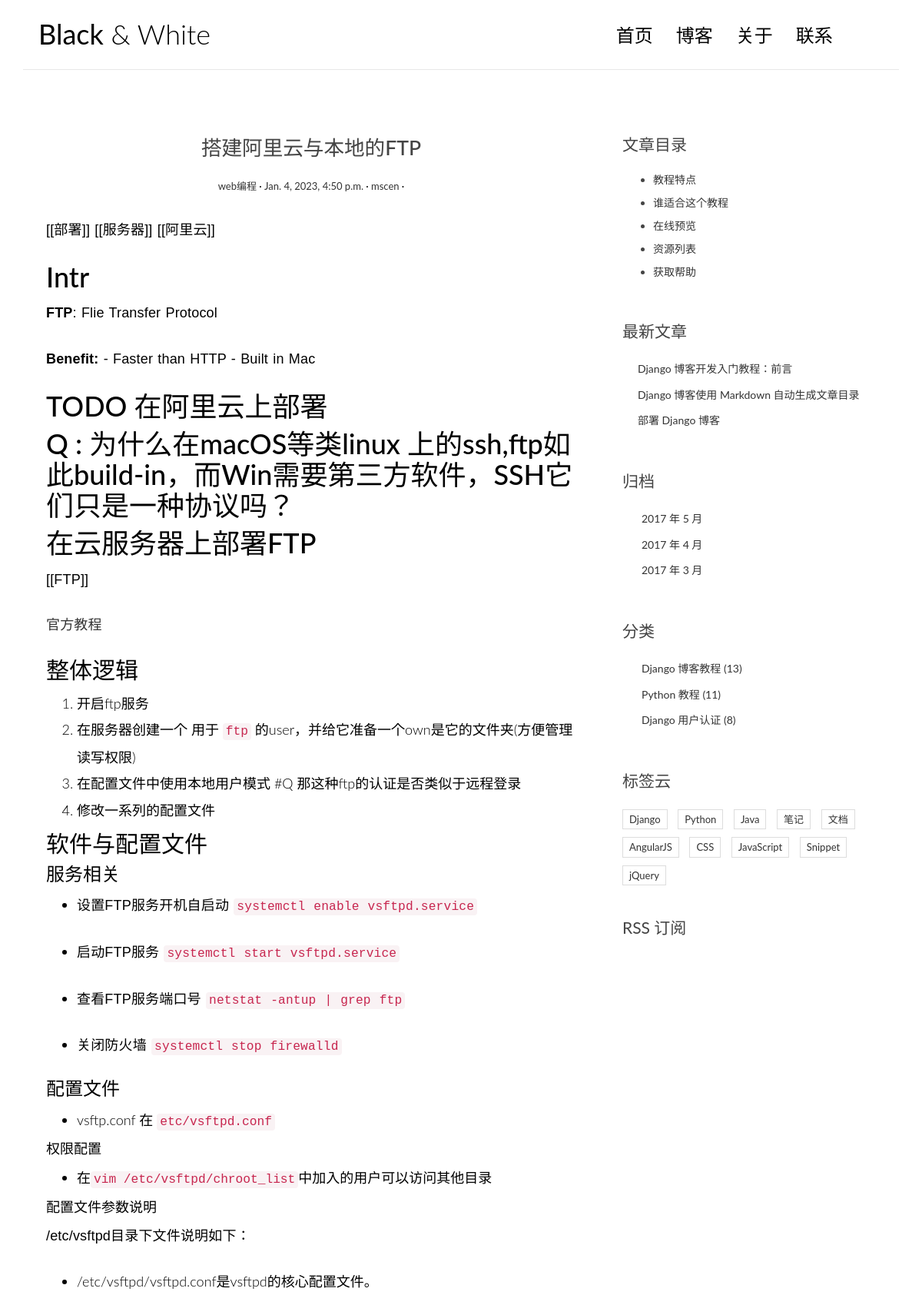
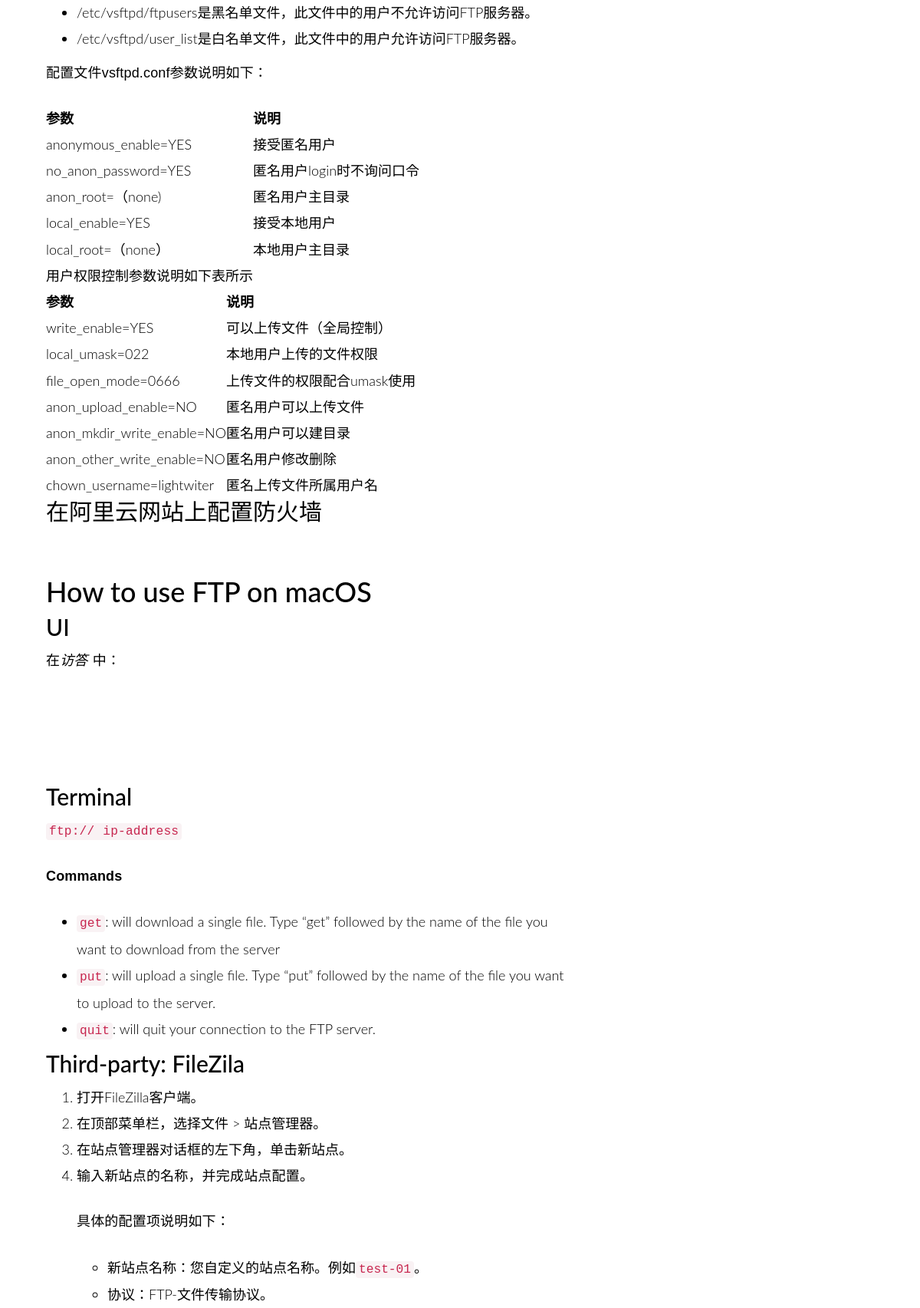
Page /post/9 (upper part) on the committed database (2 pictures, top to bottom).
### blog/models.py (models this page shows, shortened)
class Post(models.Model):
    title = models.CharField(max_length=50)
    body = models.TextField()
    created_time = models.DateTimeField(default=timezone.now)
    modified_time = models.DateTimeField()
    excerpt = models.CharField(verbose_name="摘要",max_length=200,blank=True)
    category = models.ForeignKey(Category, on_delete=models.CASCADE)
    author = models.ForeignKey(User, on_delete=models.CASCADE)
    tags = models.ForeignKey(Tag,blank=True,null=True,on_delete=models.CASCADE)

class Category(models.Model):
    name = models.CharField(max_length=20)
    def __str__(self):
        return self.name

### blog/views.py (the view)
# urls.py: path('post/<int:pk>', views.post, name='post'),
def post(request,pk):
    try:
        post = Post.objects.get(id=pk)
    except Post.DoesNotExist:
        return JsonResponse({'success': False, 'msg': "can not find it"})
    print()
    md = markdown.Markdown(
        extensions=[
            "markdown.extensions.extra",
            "markdown.extensions.codehilite",
            TocExtension(slugify=slugify),
        ]
    )
    post.body = md.convert(post.body)
    f = open('text.md',encoding='utf-8',mode='w')
    f.write(post.body)
    return render(request,"blog/post.html",{'post':post})

### blog/templates/blog/post.html (shortened to what this page needs)
{% load static %}
<!DOCTYPE html>
<html>
<head>
    <link rel="stylesheet" href="http://code.ionicframework.com/ionicons/2.0.1/css/ionicons.min.css">
    <link rel="stylesheet" href="{% static 'blog/css/bootstrap.min.css' %}">
    <link rel="stylesheet" href="{% static 'blog/css/pace.css' %}">
    <link rel="stylesheet" href="{% static 'blog/css/custom.css' %}">
</head>
<body id="single">
<div class="container">
    <header id="site-header">
        <div class="row">
            <div class="col-md-4 col-sm-5 col-xs-8">
                <div class="logo">
                    <h1><a href="index.html"><b>Black</b> &amp; White</a></h1>
                </div>
            </div>
            <div class="col-md-8 col-sm-7 col-xs-4">
                <nav class="main-nav" role="navigation">
                    <div class="collapse navbar-collapse" id="bs-example-navbar-collapse-1">
                        <ul class="nav navbar-nav navbar-right">
                            <li class="cl-effect-11"><a href="index.html" data-hover="首页">首页</a></li>
                            <li class="cl-effect-11"><a href="full-width.html" data-hover="博客">博客</a></li>
                            <li class="cl-effect-11"><a href="about.html" data-hover="关于">关于</a></li>
                            <li class="cl-effect-11"><a href="contact.html" data-hover="联系">联系</a></li>
                        </ul>
                    </div>
                </nav>
            </div>
        </div>
    </header>
</div>
<div class="content-body">
    <div class="container">
        <div class="row">
            <main class="col-md-8">
                <article class="post post-1">
                    <header class="entry-header">
                        <h1 class="entry-title">{{ post.title }}</h1>
                        <div class="entry-meta">
                            <span class="post-category"><a href="#">{{ post.category }}</a></span>
                            <span class="post-date"><a href="#"><time class="entry-date">{{ post.created_time }}</time></a></span>
                            <span class="post-author"><a href="#">{{ post.author }}</a></span>
                        </div>
                    </header>
                    <div class="entry-content clearfix">
                       {{ post.body|safe }}
                    </div>
                </article>
            </main>
            <aside class="col-md-4">
                <div class="widget widget-content">
                    <h3 class="widget-title">文章目录</h3>
                    <ul>
                        <li>
                            <a href="#">教程特点</a>
                        </li>
                        <li>
                            <a href="#">谁适合这个教程</a>
                        </li>
                        <li>
                            <a href="#">在线预览</a>
                        </li>
                        <li>
                            <a href="#">资源列表</a>
                        </li>
                        <li>
                            <a href="#">获取帮助</a>
                        </li>
                    </ul>
                </div>
                <div class="widget widget-recent-posts">
                    <h3 class="widget-title">最新文章</h3>
                    <ul>
                        <li>
                            <a href="#">Django 博客开发入门教程：前言</a>
                        </li>
                        <li>
                            <a href="#">Django 博客使用 Markdown 自动生成文章目录</a>
                        </li>
                        <li>
                            <a href="#">部署 Django 博客</a>
                        </li>
                    </ul>
                </div>
                <div class="widget widget-archives">
                    <h3 class="widget-title">归档</h3>
                    <ul>
                        <li>
                            <a href="#">2017 年 5 月</a>
                        </li>
                        <li>
                            <a href="#">2017 年 4 月</a>
                        </li>
                        <li>
                            <a href="#">2017 年 3 月</a>
                        </li>
                    </ul>
                </div>
                <div class="widget widget-category">
                    <h3 class="widget-title">分类</h3>
                    <ul>
                        <li>
                            <a href="#">Django 博客教程 <span class="post-count">(13)</span></a>
                        </li>
                        <li>
                            <a href="#">Python 教程 <span class="post-count">(11)</span></a>
                        </li>
                        <li>
                            <a href="#">Django 用户认证 <span class="post-count">(8)</span></a>
                        </li>
                    </ul>
                </div>
                <div class="widget widget-tag-cloud">
                    <h3 class="widget-title">标签云</h3>
                    <ul>
                        <li>
                            <a href="#">Django</a>
                        </li>
                        <li>
                            <a href="#">Python</a>
                        </li>
                        <li>
                            <a href="#">Java</a>
                        </li>
                        <li>
                            <a href="#">笔记</a>
                        </li>
                        <li>
                            <a href="#">文档</a>
                        </li>
                        <li>
                            <a href="#">AngularJS</a>
                        </li>
                        <li>
                            <a href="#">CSS</a>
                        </li>
                        <li>
                            <a href="#">JavaScript</a>
                        </li>
                        <li>
                            <a href="#">Snippet</a>
                        </li>
                        <li>
                            <a href="#">jQuery</a>
                        </li>
                    </ul>
                </div>
                <div class="rss">
                    <a href=""> RSS 订阅</a>
                </div>
            </aside>
        </div>
    </div>
</div>
</body>
</html>

### blog/static/blog/css/custom.css (style rules this page uses)
* { outline: none; }
h1, h2, h3, h4, h5, h6 { margin-top: 0; }
b { font-weight: 400; }
a { color: #333; }
body { color: #444; font-family: 'Lato', sans-serif; }
p { font-family: 'Ubuntu', sans-serif; font-weight: 400; word-spacing: 1px; letter-spacing: 0.01em; }
#single p, #page p { margin-bottom: 25px; }
#site-header { background-color: #FFF; padding: 25px 20px; margin-bottom: 40px; border-bottom: 1px solid #e7e7e7; }
.logo h1 a { color: #000; }
.logo h1 { margin: 0; font-family: 'Lato', sans-serif; font-weight: 300; }
.main-nav { margin-top: 11px; max-width: 95%; }
.main-nav a { color: #000000 !important; padding: 0 0 5px 0 !important; margin-right: 30px; font-family: 'Lato', sans-serif; font-weight: 300; font-size: 24px; }
.cl-effect-11 a { padding: 10px 0; color: #0972b4; text-shadow: none; }
.cl-effect-11 a::before { position: absolute; top: 0; left: 0; overflow: hidden; padding: 0 0 5px 0 !important; max-width: 0; border-bottom: 1px solid #000; color: #000; content: attr(data-hover); white-space: nowrap; -webkit-transition: max-width 0.5s; -moz-transition: max-width 0.5s; transition: max-width 0.5s; }
.content-body { padding-bottom: 4em; }
.post { background: #fff; padding: 30px 30px 0; }
.entry-title { text-align: center; font-size: 1.9em; margin-bottom: 20px; line-height: 1.6; padding: 10px 20px 0; }
.entry-meta { text-align: center; color: #DDDDDD; font-size: 13px; margin-bottom: 30px; }
.entry-content { font-size: 18px; line-height: 1.9; font-weight: 300; color: #000; }
.post-category::after, .post-date::after, .post-author::after, .comments-link::after { content: ' ·'; color: #000; }
.widget { background: #fff; padding: 30px 0 0; }
.widget-title { font-size: 1.5em; margin-bottom: 20px; line-height: 1.6; padding: 10px 0 0; font-weight: 400; }
.widget-recent-posts ul { padding: 0; margin: 0; padding-left: 20px; }
.widget-recent-posts ul li { list-style-type: none; position: relative; line-height: 170%; margin-bottom: 10px; }
.widget-recent-posts ul li::before { content: '\f3d3'; font-family: "Ionicons"; position: absolute; left: -17px; top: 3px; font-size: 16px; color: #000; }
.widget-archives ul { padding: 0; margin: 0; padding-left: 25px; }
.widget-archives ul li { list-style-type: none; position: relative; line-height: 170%; margin-bottom: 10px; }
.widget-archives ul li::before { content: '\f3f3'; font-family: "Ionicons"; position: absolute; left: -25px; top: 1px; font-size: 16px; color: #000; }
.widget-category ul { padding: 0; margin: 0; padding-left: 25px; }
.widget-category ul li { list-style-type: none; position: relative; line-height: 170%; margin-bottom: 10px; }
.widget-category ul li::before { content: '\f3fe'; font-family: "Ionicons"; position: absolute; left: -25px; top: 1px; font-size: 18px; color: #000; }
.widget-tag-cloud ul { padding: 0; margin: 0; margin-right: -10px; }
.widget-tag-cloud ul li { list-style-type: none; font-size: 13px; display: inline-block; margin-right: 10px; margin-bottom: 10px; padding: 3px 8px; border: 1px solid #ddd; }
.widget-content ul li { margin-bottom: 10px; }
.rss { font-size: 21px; margin-top: 30px; }
.rss a { color: #444; }

### rows in the picture
Post: title "搭建阿里云与本地的FTP", category "web编程", created_time "Jan. 4, 2023, 4:50 p.m.", author "mscen", body "[[部署]] [[服务器]] [[阿里云]] Intr FTP : Flie Transfer Protocol Benefit: - Faster than HTTP - Built in Mac TODO 在阿里云上部署 Q : 为什么在macOS等类linux 上的ssh,ftp如此build-in，而Win需要第三方软件，SSH它们只是一种协议吗？ 在云服务器上部署FTP [[FTP]] 官方教程 整体逻辑 开启ftp服务 在服务器创建一个 用于 ftp 的user，并给它准备一个own是它的文件夹(方便管理读写权限) 在配置文件中使用本地用户模式 #Q 那这种ftp的认证是否类似于远程登录 修改一系列的配置文件 软件与配置文件 服务相关 设置FTP服务开机自启动 systemctl enable vsftpd.service 启动FTP服务 systemctl start vsftpd.service 查看FTP服务端口号 netstat -antup | grep ftp 关闭防火墙 systemctl stop firewalld 配置文件 vsftp.conf 在 etc/vsftpd.conf 权限配置 在 vim /etc/vsftpd/chroot_list 中加入的用户可以访问其他目录 配置文件参数说明 /etc/vsftpd目录下文件说明如下： /etc/vsftpd/vsftpd.conf是vsftpd的核心配置文件。 /etc/vsftpd/ftpusers是黑名单文件，此文件中的用户不允许访问FTP服务器。…"
